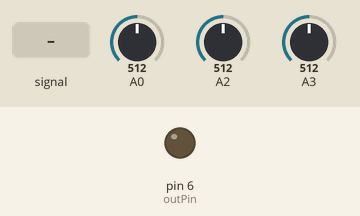
Simulated run of this sketch. Board: Arduino Uno, built with avr-gcc and run on an emulated ATmega328P. On the bench: output pins drawn as LEDs (lit = HIGH). Dashed ring = blinking. The test bench sets the inputs (shaded band); at power-on: A0 = 512, A2 = 512, A3 = 512. What the sketch prints to the serial monitor is not drawn.

Above: at 1.2 s.
1.3 s: A0 fed a 2 Hz sine of ±306 counts around its level
At 1.45 s:
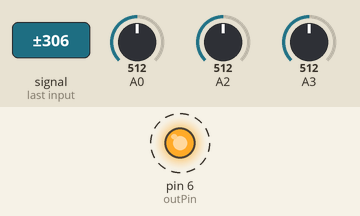
4.3 s: A0 set to 716
At 5.4 s:
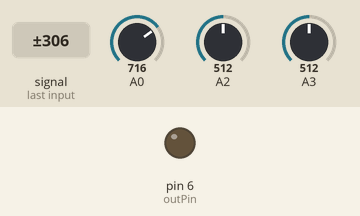
5.8 s: A0 set to 0
At 6.3 s:
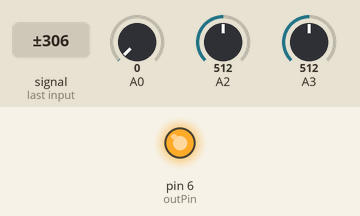
Timing chart, 0 to 8.8 s (numbered marks = the images above; inputs shaded):
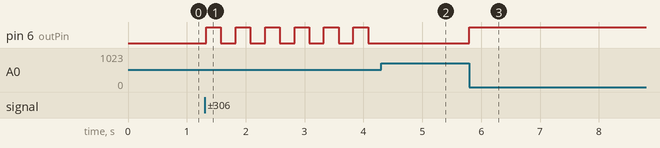

The sketch:

probe.ino
```cpp
// (licence header left out)
int x = 0;
int x0 = 512;//this should range from 0 to 1023
int deltax = 200; //this should range from 0 to 512

int outPin = 6;

void setup() {
  Serial.begin(115200);
  pinMode(outPin, OUTPUT);
  digitalWrite(outPin,LOW);
}

void loop() {
  x0 = analogRead(A2);
  deltax = analogRead(A3)/2;
  x = analogRead(A0);

  if(x < x0 - deltax || x < 10){
     digitalWrite(outPin,HIGH);
  }
  if(x > x0 + deltax || x > 1013){
     digitalWrite(outPin,LOW);
  }
  Serial.println(x);
}
```

Measured:
- after the input at 1.3 s, pin 6 (outPin): alternates HIGH for 0.25 s and LOW for 0.25 s, starting at once
- after the input at 4.3 s, pin 6 (outPin): stops changing and stays LOW
- after the input at 5.8 s, pin 6 (outPin): LOW → HIGH at once
